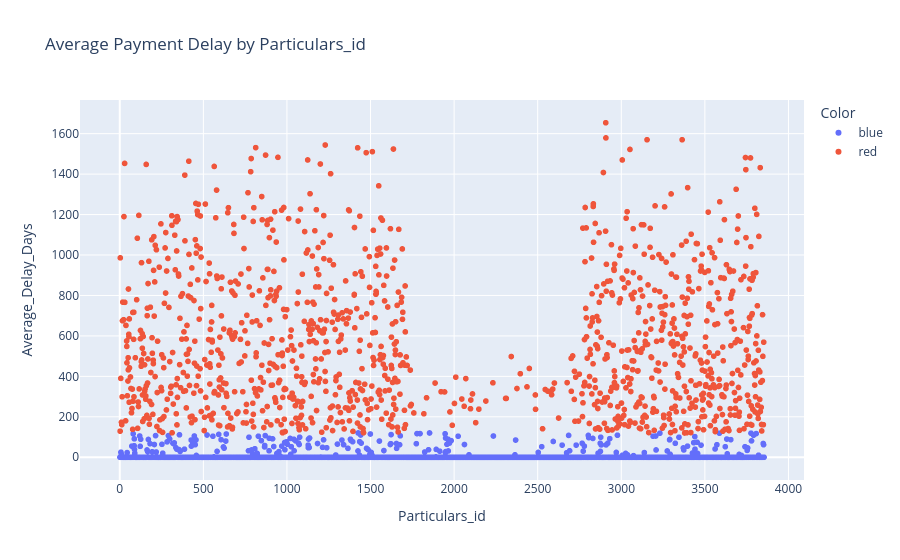

The code cell stored with this chart in its notebook:
### Markdown cell above
## **The total revenue recorded in the receipts register is ₹8,869,888,577.94, while the total revenue recorded in the sales register is ₹9,934,781,297.32. The difference between these two amounts is ₹1,064,892,719.38. It means the difference of the amount is due amount** ##

### Code cell
# Merge sales and receipts data on Particulars_id
merged_df = pd.merge(sales_df[['Date', 'Particulars_id', 'Value']], receipts_df[['Date', 'Particulars_id', 'Credit']], on='Particulars_id', suffixes=('_sales', '_receipts'))

# Calculate the delay in days
merged_df['Delay_Days'] = (merged_df['Date_receipts'] - merged_df['Date_sales']).dt.days

# Compute the average delay for each Particulars_id
average_delay = merged_df.groupby('Particulars_id')['Delay_Days'].mean().reset_index()
average_delay.columns = ['Particulars_id', 'Average_Delay_Days']

# Fill NaN values with 0
average_delay['Average_Delay_Days'].fillna(0, inplace=True)

# Plot the results
import plotly.express as px

# Mark delays greater than 120 days in red
average_delay['Color'] = average_delay['Average_Delay_Days'].apply(lambda x: 'red' if x > 120 else 'blue')

# Handle negative delays by setting them to zero and rounding to the nearest integer
average_delay['Average_Delay_Days'] = average_delay['Average_Delay_Days'].apply(lambda x: max(round(x), 0))

# Create a scatter plot
fig = px.scatter(average_delay, x='Particulars_id', y='Average_Delay_Days', color='Color', title='Average Payment Delay by Particulars_id')
fig.show()

### Figure 1 — Plotly figure (JSON) as saved in the notebook; plotly's stock layout.template omitted (floating-point values rounded to 4 significant figures; data arrays with more than 128 entries replaced by an {"elided": "..."} marker saying what was removed)
{"data": [{"hovertemplate": "Color=blue<br>Particulars_id=%{x}<br>Average_Delay_Days=%{y}<extra></extra>", "legendgroup": "blue", "marker": {"color": "#636efa", "symbol": "circle"}, "mode": "markers", "name": "blue", "showlegend": true, "type": "scattergl", "x": {"elided": "2665 int values"}, "xaxis": "x", "y": {"elided": "2665 int values"}, "yaxis": "y"}, {"hovertemplate": "Color=red<br>Particulars_id=%{x}<br>Average_Delay_Days=%{y}<extra></extra>", "legendgroup": "red", "marker": {"color": "#EF553B", "symbol": "circle"}, "mode": "markers", "name": "red", "showlegend": true, "type": "scattergl", "x": {"elided": "1189 int values"}, "xaxis": "x", "y": {"elided": "1189 int values"}, "yaxis": "y"}], "layout": {"legend": {"title": {"text": "Color"}, "tracegroupgap": 0}, "title": {"text": "Average Payment Delay by Particulars_id"}, "xaxis": {"anchor": "y", "domain": [0, 1], "title": {"text": "Particulars_id"}}, "yaxis": {"anchor": "x", "domain": [0, 1], "title": {"text": "Average_Delay_Days"}}}}
